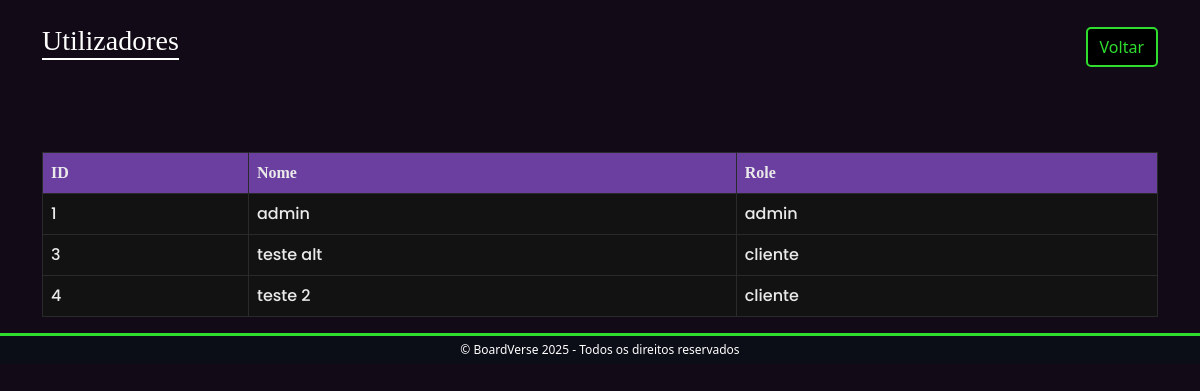
The app's page /BoardVerse/admin_utilizadores.php with its own data.
### tables this page shows
CREATE TABLE `utilizadores` (
  `id_utilizador` int(11) NOT NULL,
  `nome_utilizador` varchar(100) NOT NULL,
  `password` varchar(255) NOT NULL,
  `role` enum('admin','cliente') NOT NULL DEFAULT 'cliente',
  `email` varchar(150) NOT NULL,
  `foto_utilizador` varchar(255) DEFAULT 'imagens/utilizador/default.png',
  `data_nascimento` date DEFAULT NULL,
  `morada` varchar(255) DEFAULT NULL,
  `codigo_postal` varchar(20) DEFAULT NULL,
  `telemovel` varchar(20) DEFAULT NULL
);

### BoardVerse/admin_utilizadores.php (the view, shortened to what this page needs)
<?php
require_once 'sql/bd.php';
$users_query = "SELECT id_utilizador, nome_utilizador, role FROM utilizadores ORDER BY id_utilizador ASC";
$users_result = $conn->query($users_query);
?>
<!DOCTYPE html>
<html lang="pt">
<head>
    <link
        href="https://cdn.jsdelivr.net/npm/bootstrap@5.3.8/dist/css/bootstrap.min.css"
        rel="stylesheet"
 />
    <link rel="stylesheet" href="css/admin_style.css" />
</head>
<body>
    <header>
        <div class="container py-4">
            <div class="d-flex justify-content-between align-items-center mb-4">
                <div class="header">
                    <h1 class="h3 mb-0">Utilizadores</h1>
                </div>
                <div class="d-flex gap-2">
                    <a href="admin.php" class="btn btn-admin">Voltar</a>
                </div>
            </div>
        </div>
    </header>
    <main>
        <div class="container mt-4">
            <table class="table table-bordered ">
                <thead>
                    <tr class="sticky-top">
                        <th>ID</th>
                        <th>Nome</th>
                        <th>Role</th>
                    </tr>
                </thead>
                <tbody>
                    <?php while ($users = $users_result->fetch_assoc()):
                    ?>
                        <tr>
                            <td><?= $users['id_utilizador']  ?></td>
                            <td><?= $users['nome_utilizador'] ?></td>
                            <td><?= $users['role'] ?></td>
                        </tr>
                    <?php endwhile; ?>
                </tbody>
            </table>
        </div>
    </main>
    <?php include 'componentes/footer.php'; ?>
</body>
</html>

### BoardVerse/css/admin_style.css (style rules this page uses)
html, body { min-height: 100%; width: 100%; }
body { background-color: #120b17 !important; color: white !important; }
h1, h5 { font-family: "Galaxy"; }
.header { margin-bottom: 20px; border-bottom: 2px solid white; }
.btn-admin { color: #2fdd2f; background-color: black; border: 2px solid #2fdd2f; text-decoration: none; border-radius: 5px; margin-bottom: 10px; }
.table { border-color: #2a2a2a; --bs-table-bg: #121212; --bs-table-color: #eaeaea; }
thead { font-family: Galaxy; --bs-table-bg: #6b3fa0; }
td { font-family: Poppins; }

### records on screen
utilizadores: id_utilizador "1", nome_utilizador "admin", role "admin"
utilizadores: id_utilizador "3", nome_utilizador "teste alt", role "cliente"
utilizadores: id_utilizador "4", nome_utilizador "teste 2", role "cliente"
